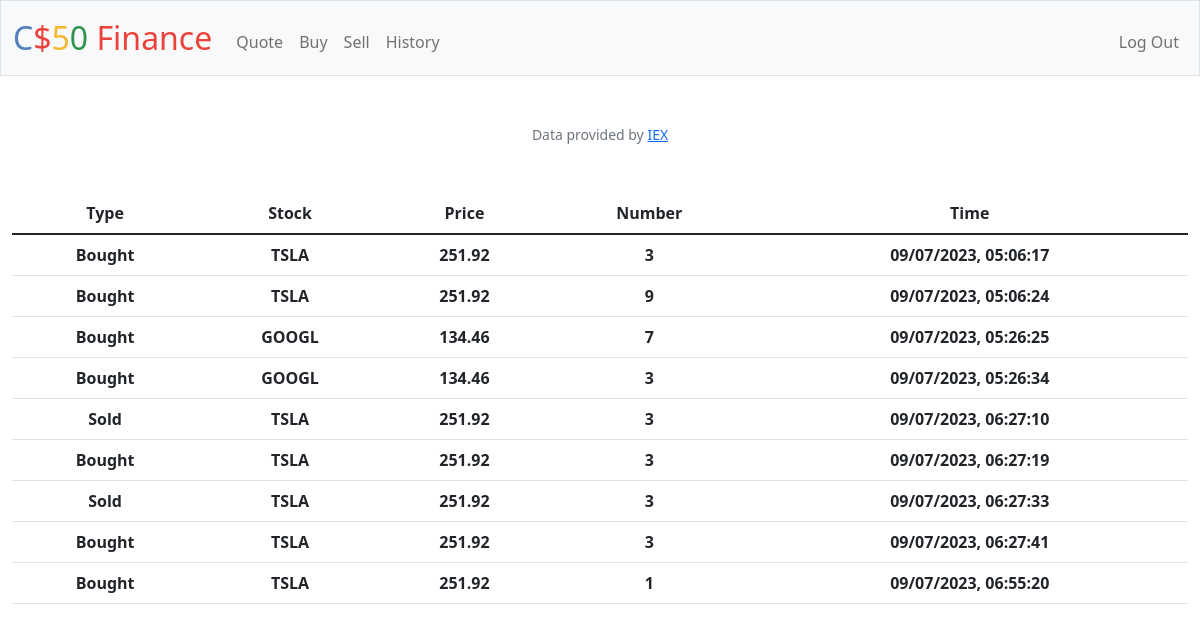
The app's page /history (signed in) with its own data.
### tables this page shows
CREATE TABLE transactions(
user_id INTEGER,
type TEXT,
name TEXT,
price TEXT,
time TEXT, number INTEGER,
FOREIGN KEY(user_id)
REFERENCES users(id));

### app.py (the view)
@app.route("/history")
@login_required
def history():
    transactions = db.execute(
        "SELECT * FROM transactions WHERE user_id = ?", session["user_id"]
    )
    return render_template("history.html", transactions=transactions)

### app.py (called while the page is built)
@app.after_request
def after_request(response):
    response.headers["Cache-Control"] = "no-cache, no-store, must-revalidate"
    response.headers["Expires"] = 0
    response.headers["Pragma"] = "no-cache"
    return response

### helpers.py (called while the page is built)
def login_required(f):
    @wraps(f)
    def decorated_function(*args, **kwargs):
        if session.get("user_id") is None:
            return redirect("/login")
        return f(*args, **kwargs)
    return decorated_function

### templates/history.html (shortened to what this page needs)
{% extends "layout.html" %}
{% block main %}
    <table class="table table-hover center">
        <thead>
            <tr>
                <th>Type</th>
                <th>Stock</th>
                <th>Price</th>
                <th>Number</th>
                <th>Time</th>
            </tr>
        </thead>
        <tbody>
            {% for stock in transactions %}
                <tr>
                    <th>{{ stock["type"] }}</th>
                    <th>{{ stock["name"] }}</th>
                    <th>{{ stock["price"] }}</th>
                    <th>{{ stock["number"] }}</th>
                    <th>{{ stock["time"] }}</th>
                </tr>
            {% endfor %}
        </tbody>
{% endblock %}

### templates/layout.html (shortened to what this page needs)
<!DOCTYPE html>
<html lang="en">
    <head>
        <link href="https://cdn.jsdelivr.net/npm/bootstrap@5.1.3/dist/css/bootstrap.min.css" rel="stylesheet">
        <link href="/static/styles.css" rel="stylesheet">
    </head>
    <body>
        <nav class="bg-light border navbar navbar-expand-md navbar-light">
            <div class="container-fluid">
                <a class="navbar-brand" href="/"><span class="blue">C</span><span class="red">$</span><span class="yellow">5</span><span class="green">0</span> <span class="red">Finance</span></a>
                <div class="collapse navbar-collapse" id="navbar">
                    {% if session["user_id"] %}
                        <ul class="navbar-nav me-auto mt-2">
                            <li class="nav-item"><a class="nav-link" href="/quote">Quote</a></li>
                            <li class="nav-item"><a class="nav-link" href="/buy">Buy</a></li>
                            <li class="nav-item"><a class="nav-link" href="/sell">Sell</a></li>
                            <li class="nav-item"><a class="nav-link" href="/history">History</a></li>
                        </ul>
                        <ul class="navbar-nav ms-auto mt-2">
                            <li class="nav-item"><a class="nav-link" href="/logout">Log Out</a></li>
                        </ul>
                    {% else %}
                        <ul class="navbar-nav ms-auto mt-2">
                            <li class="nav-item"><a class="nav-link" href="/register">Register</a></li>
                            <li class="nav-item"><a class="nav-link" href="/login">Log In</a></li>
                        </ul>
                    {% endif %}
                </div>
            </div>
        </nav>
        <main class="container-fluid py-5 text-center">
            {% block main %}{% endblock %}
        </main>
        <footer class="mb-5 small text-center text-muted">
            Data provided by <a href="https://iexcloud.io/">IEX</a>
        </footer>
    </body>
</html>

### static/styles.css (style rules this page uses)
nav .navbar-brand { font-size: xx-large; }
nav .navbar-brand .blue { color: #537fbe; }
nav .navbar-brand .red { color: #ea433b; }
nav .navbar-brand .yellow { color: #f5b82e; }
nav .navbar-brand .green { color: #2e944b; }
.center { margin-left: auto; margin-right: auto; }

### records on screen
transactions: type "Bought", name "TSLA", price "251.92", number "3", time "09/07/2023, 05:06:17"
transactions: type "Bought", name "TSLA", price "251.92", number "9", time "09/07/2023, 05:06:24"
transactions: type "Bought", name "GOOGL", price "134.46", number "7", time "09/07/2023, 05:26:25"
transactions: type "Bought", name "GOOGL", price "134.46", number "3", time "09/07/2023, 05:26:34"
transactions: type "Sold", name "TSLA", price "251.92", number "3", time "09/07/2023, 06:27:10"
transactions: type "Bought", name "TSLA", price "251.92", number "3", time "09/07/2023, 06:27:19"
transactions: type "Sold", name "TSLA", price "251.92", number "3", time "09/07/2023, 06:27:33"
transactions: type "Bought", name "TSLA", price "251.92", number "3", time "09/07/2023, 06:27:41"
transactions: type "Bought", name "TSLA", price "251.92", number "1", time "09/07/2023, 06:55:20"
